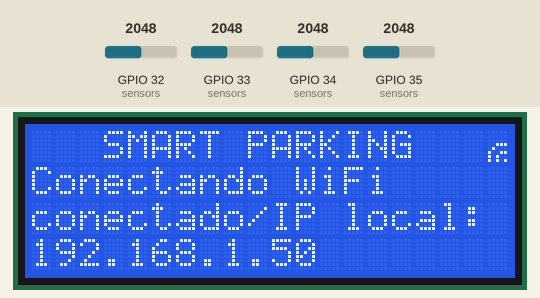
Bench run of a sketch on a simulated ESP32. On the bench: 20×4 character LCD. Inputs (shaded band) come from the test bench; at power-on: GPIO 32 (sensors) = 2048, GPIO 34 (sensors) = 2048, GPIO 33 (sensors) = 2048, GPIO 35 (sensors) = 2048. WiFi joins after 1.5 s; servers stay silent unless stated; the local clock reads 2024-03-15 10:24:30 at power-on unless the sketch sets it; no MQTT or app messages arrive unless stated; not simulated (calls return 0 or success): WiFiCredentials.h; what the sketch prints to the serial monitor is not drawn.

Above: at 2.2 s.
At 6.4 s:
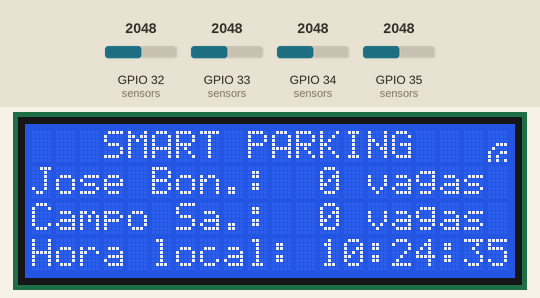
6.5 s: GPIO 32 (sensors) set to 2929
8.0 s: GPIO 32 (sensors) set to 3039
At 9.3 s:
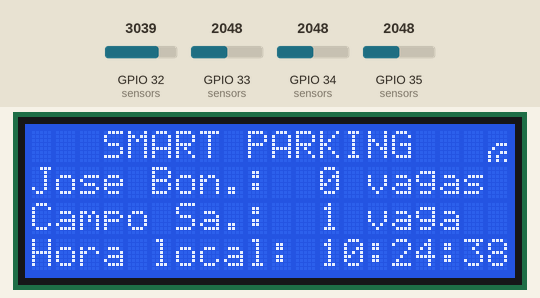
11.0 s: GPIO 34 (sensors) set to 2955
13.0 s: GPIO 34 (sensors) set to 3046
At 14.3 s:
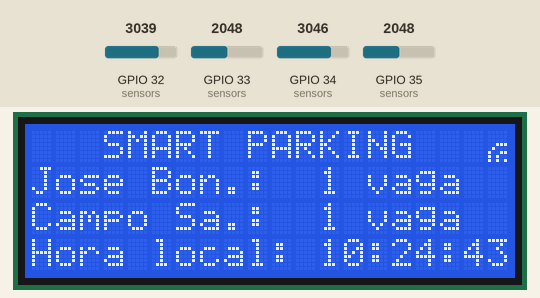
16.0 s: GPIO 33 (sensors) set to 2950
18.0 s: GPIO 33 (sensors) set to 3030
At 19.3 s:
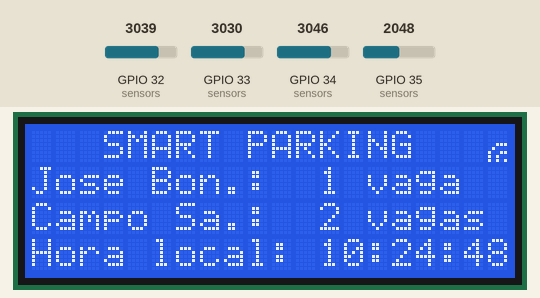
Timing chart, 0 to 21.0 s (numbered marks = the images above; inputs shaded):
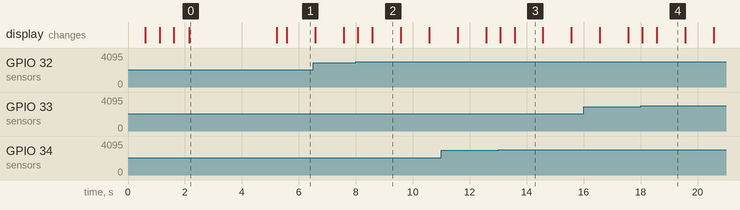

The sketch:

parking.ino
```cpp
#include "parking.h"

#include <PubSubClient.h>

LiquidCrystal_I2C lcd(lcd_addr, lcd_cols, lcd_rows);

uint8_t wifiSignal[] = {0x00, 0x00, 0x00, 0x07, 0x08, 0x13, 0x14, 0x15};

const char *ssid = WIFI_SSID;
const char *pass = WIFI_PASS;

const int distanceInfrared = 3000;

unsigned long previousMillis = 0;
const long samplingInterval = 1000;

const char *ntpServer = "pool.ntp.org";
const long gmtOffsetInSeconds = -14400;
const int daylightOffsetSeconds = 3600;

const char *mqtt_host = "broker.emqx.io";
const char *mqtt_topic = "smartparking-iot";

WiFiClient espClient;
PubSubClient client(espClient);

struct Sensor {
  char* name;
  int pin;
  bool flag;
};

Sensor sensors[] = {
  {"rua_jose_boni_vg1", 35, false},   // rua jose bonifacio - vaga 01
  {"rua_jose_boni_vg2", 34, false},   // rua jose bonifacio - vaga 02
  {"rua_campo_sales_vg1", 33, false}, // rua campo sales - vaga 01
  {"rua_campo_sales_vg2", 32, false}  // rua campo sales - vaga 02
};

struct Street {
  char* name;
  Sensor sensors[2];
  int availableLots;
};

Street streets[] = {
  { "Jose Bon.", {sensors[0], sensors[1]}, 2 },
  { "Campo Sa.", {sensors[2], sensors[3]}, 2 }
};

void setup()
{
  Serial.begin(9600);
  lcd.init();
  lcd.createChar(0, wifiSignal);
  lcd.backlight();
  establishWifiConnection();
  configTime(gmtOffsetInSeconds, daylightOffsetSeconds, ntpServer);
  refreshDisplay();
  displayLocalTime();

  // Configuração dos sensores
  for (int i = 0; i < 4; i++)
  {
    pinMode(sensors[i].pin, INPUT);
  }
}

void loop()
{
  scanParkingSensors();
  verifyWifiConnection();
  handleLocalTime();
}

void verifyBrokerConnection() {
  if (!client.connected())
  {
    client.setServer(mqtt_host, 1883);
    if (client.connect("smartparking-iot"))
    {
      Serial.println("Conectado ao broker MQTT");
    }
    else
    {
      Serial.println("Falha ao conectar ao broker MQTT");
    }
  }
}

void verifyWifiConnection() {
  if (WiFi.status() == WL_CONNECTED)
  {
    lcd.setCursor(19, 0);
    lcd.write(byte(0));
  }
  else
  {
    lcd.setCursor(19, 0);
    lcd.print("X");
  }
}

bool updateSensorStatus(int sensorIndex, bool status)
{
  if (WiFi.status() != WL_CONNECTED)
  {
    Serial.println("WiFi desconectado");
    return false;
  }

  verifyBrokerConnection();

  String payload = "{\"sensor\": \"" + String(sensors[sensorIndex].name) + "\", \"status\": " + String(status) + "}";
  client.publish(mqtt_topic, payload.c_str());

  Serial.println("Mensagem enviada: " + payload);

  return true;
}

void handleLocalTime() {
  unsigned long currentMillis = millis();
  if (currentMillis - previousMillis >= samplingInterval)
  {
    previousMillis = currentMillis;
    displayLocalTime();
  }
}

void refreshDisplay()
{
  lcd.clear();
  lcd.setCursor(3, 0);
  lcd.print("SMART PARKING");
  lcd.setCursor(0, 1);

  for (int i = 0; i < 2; i++)
  {
    lcd.setCursor(0, 1 + i);
    lcd.print(streets[i].name);
    lcd.print(": ");

    lcd.setCursor(12, 1 + i);
    lcd.print(streets[i].availableLots);

    lcd.setCursor(14, 1 + i);
    if (streets[i].availableLots == 1)
    {
      lcd.print("vaga");
    }
    else
    {
      lcd.print("vagas");
    }
  }

  lcd.setCursor(0, 3);
  lcd.print("Hora local:");
}

void scanParkingSensors()
{
  for (int i = 0; i < 4; i++)
  {
    int read = analogRead(sensors[i].pin);
    if (read < distanceInfrared && sensors[i].flag == false)
    {
      if (i == 0 || i == 1)
      {
        updateAvailableLots(0, -1);
      }
      else if (i == 2 || i == 3)
      {
        updateAvailableLots(1, -1);
      }
      sensors[i].flag = true;
      updateSensorStatus(i, true);

      refreshDisplay();
    }
    else if (read > distanceInfrared && sensors[i].flag == true)
    {
      if (i == 0 || i == 1)
      {
        updateAvailableLots(0, 1);
      }
      else if (i == 2 || i == 3)
      {
        updateAvailableLots(1, 1);
      }
      sensors[i].flag = false;
      updateSensorStatus(i, false);

      refreshDisplay();
    }

  }
}

void establishWifiConnection()
{
  lcd.setCursor(3, 0);
  lcd.print("SMART PARKING");
  lcd.setCursor(19, 0);
  lcd.print("X");
  lcd.setCursor(0, 1);
  lcd.print("Conectando WiFi");

  WiFi.begin(ssid, pass);
  while (WiFi.status() != WL_CONNECTED)
  {
    delay(500);
    lcd.setCursor(15, 1);
    lcd.print(".");
    delay(500);
    lcd.setCursor(15, 1);
    lcd.print("..");
    delay(500);
    lcd.setCursor(15, 1);
    lcd.print("...");
    lcd.setCursor(15, 1);
    delay(500);
    lcd.print("   ");
  }
  if (WiFi.status() == WL_CONNECTED)
  {
    lcd.setCursor(19, 0);
    lcd.write(byte(0));
    lcd.setCursor(0, 2);
    lcd.print("conectado/IP local:");
    lcd.setCursor(0, 3);
    lcd.print(WiFi.localIP());
    delay(3000);
  }
}

void updateAvailableLots(int streetIndex, int value)
{
  streets[streetIndex].availableLots = streets[streetIndex].availableLots + value;
}

void displayLocalTime()
{
  struct tm timeinfo;
  if (!getLocalTime(&timeinfo))
  {
    Serial.println("Falha ao obter hora");
    lcd.setCursor(12, 3);
    lcd.print("XX:XX:XX");
    return;
  }

  lcd.setCursor(12, 3);
  lcd.print(&timeinfo, "%H:%M:%S");
}
```

parking.h
```cpp
#ifndef PARKING_H
#define PARKING_H

#include "WiFiCredentials.h"
#include <WiFi.h>
#include <LiquidCrystal_I2C.h>

#define lcd_addr 0x27
#define lcd_cols 20
#define lcd_rows 4

extern uint8_t wifiSignal[];

extern const char* ssid;
extern const char* pass;

void refreshDisplay();
void establishWifiConnection();
void displayLocalTime();

#endif
```

Measured:
- the behaviour switches between 3000 and 3001 on GPIO 32 (sensors) (found by bisection; images 1 and 2)
- the behaviour switches between 3000 and 3001 on GPIO 34 (sensors) (found by bisection; images 2 and 3)
- the behaviour switches between 3000 and 3001 on GPIO 33 (sensors) (found by bisection; images 3 and 4)
- after the input at 8.0 s, the display: first changes after 0.07 s (image 2 shows a later state)
- after the input at 13.0 s, the display: first changes after 0.07 s (image 3 shows a later state)
- after the input at 18.0 s, the display: first changes after 0.07 s (image 4 shows a later state)
- what the display in image 0 shows lasts 3.1 s, from 2.1 s to 5.2 s
